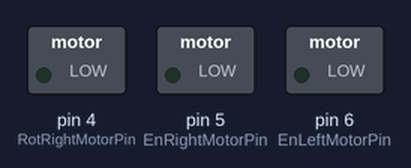
Bench run of a sketch on a simulated Arduino Uno, built with avr-gcc and run on an emulated ATmega328P. Parts: switched loads named in the sketch (green lamp = pin HIGH).

Above: at 0.7 s.
At 3.9 s:
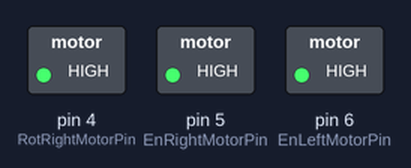
At 7.2 s:
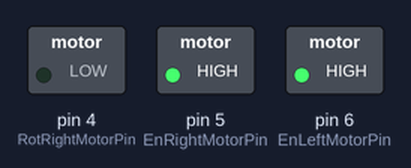
Timing chart, 0 to 10.5 s (numbered marks = the images above):
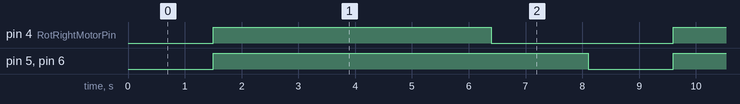

Measured:
- by itself, pin 4 (RotRightMotorPin): alternates HIGH for 4.9 s and LOW for 3.2 s
- by itself, pin 5 (EnRightMotorPin), pin 6 (EnLeftMotorPin): alternates HIGH for 6.6 s and LOW for 1.5 s
- by itself, everything shown: repeats every 8.1 s, in 3 steps

The sketch:

20_robo_2_moving_test.ino
```cpp
/*  First Motor test
 *  Enable pins: 5, 6
 *  Rotation pins: 4, 7
 */

// constants won't change. Used here to set a pin number :
const int EnRightMotorPin =  5;      // the ENABLE pin
const int EnLeftMotorPin =  6;      // the ENABLE pin

const int RotRightMotorPin =  4;      // the ENABLE pin
const int RotLeftMotorPin =  7;      // the ENABLE pin

/* Back and Forward Right/Left motor rotation constants */
const int BackRotRight = LOW;
const int BackRotLeft = HIGH;
const int ForwardRotRight = HIGH;
const int ForwardRotLeft = LOW;

// constants won't change :
const long interval = 1500;           // interval (milliseconds)

void setup() {
  // set the Arduino's digital pins as output:
  pinMode(EnRightMotorPin, OUTPUT);
  pinMode(EnLeftMotorPin, OUTPUT);
  pinMode(RotRightMotorPin, OUTPUT);
  pinMode(RotRightMotorPin, OUTPUT);
}

void forward() {
  digitalWrite(RotRightMotorPin, ForwardRotRight);
  digitalWrite(RotLeftMotorPin, ForwardRotLeft);
}

void back() {
  digitalWrite(RotRightMotorPin, BackRotRight);
  digitalWrite(RotLeftMotorPin, BackRotLeft);
}

void left_turn() {
  digitalWrite(RotRightMotorPin, BackRotRight);
  digitalWrite(RotLeftMotorPin, ForwardRotLeft);
}

void right_turn() {
  digitalWrite(RotRightMotorPin, ForwardRotRight);
  digitalWrite(RotLeftMotorPin, BackRotLeft);
}

void motors_stop() {
  // set the Enable Pin to stop state:
  digitalWrite(EnRightMotorPin, LOW);
  digitalWrite(EnLeftMotorPin, LOW);
}

void motors_start() {
  // set the Enable Pin to stop state:
  digitalWrite(EnRightMotorPin, HIGH);
  digitalWrite(EnLeftMotorPin, HIGH);
}

void loop() {
  // here is where you'd put code that needs to be running all the time.

  motors_stop();
  delay(interval);
  forward();
  motors_start();
  delay(interval);
  right_turn();
  delay(1900);
  forward();
  delay(interval);
  left_turn();
  delay(1700);
}
```
